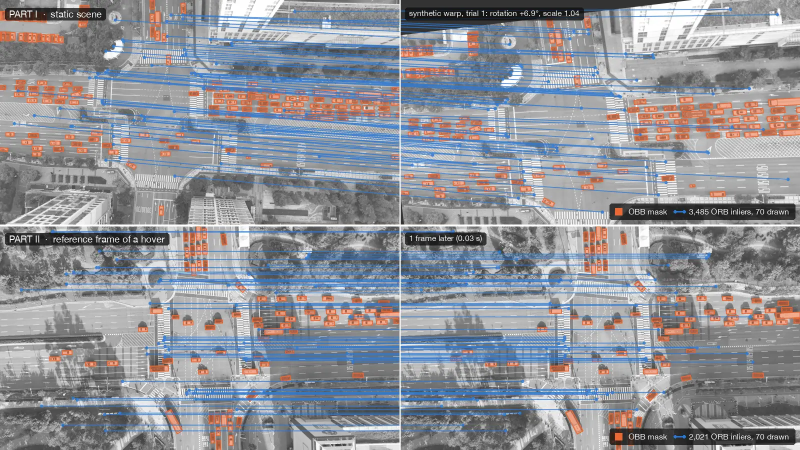
#> input picture assets/benchmark_visualization.webp, 1600 x 900 px (shown at 1/2 size)
$ python -i scene.py   (imports and definitions only)   (older library calls are emulated)
#> lines starting #> are read from the running program, lines starting #| are printed output that depends on the picture
#> further down, picture is the input picture: shape (900, 1600, 3); mean B, G, R 153.5, 146.4, 143.9
#!/usr/bin/env python3
# -*- coding: utf-8 -*-
# Author: Robert Fonod (robert.fonod@ieee.org)

"""
scene.py - Scene descriptors computed from annotations, used to select Part II's cases.

- coverage: fraction of the frame occupied by objects.
- concentration: how unimodal the object orientations are (`regions.motion_axis`).
- texture: corner density of the static background, at a fixed working resolution.
- object_motion / anchored_motion: where the reference frame's objects are in a later frame
  (static, displaced, moving together, gone), found by appearance with the platform's motion removed.

Everything is read from the frames and their boxes; nothing is tracked through the recording.
"""

from __future__ import annotations

from dataclasses import asdict, dataclass
from typing import Any, Dict, Optional, Sequence

import cv2
import numpy as np

from stabilo_benchmark.masking import Labels
from stabilo_benchmark.regions import motion_axis, rasterize_quads

# Texture is computed with the long side resized to this, so frame size does not change it.
TEXTURE_LONG_SIDE = 1920
TEXTURE_QUALITY = 0.01
TEXTURE_MIN_DISTANCE = 8
# Upper bound on detected corners; `minDistance` saturates density well below it.
TEXTURE_MAX_CORNERS = 200_000

# Margin in pixels around each object excluded from the background.
TEXTURE_OBJECT_MARGIN_PX = 8


@dataclass(frozen=True)
class SceneStats:
    """What one frame looks like, in the terms the dominant-structure argument uses."""

    n_objects: int
    coverage: float
    concentration: float
    axis_deg: float
    texture: float

    def to_dict(self) -> Dict[str, Any]:
        return asdict(self)


# [12 lines left out: functions occupancy_mask, coverage, not called in this run]


def background_texture(
    image: np.ndarray,
    labels: Optional[Labels] = None,
    long_side: int = TEXTURE_LONG_SIDE,
    min_distance: int = TEXTURE_MIN_DISTANCE,
) -> float:
    """
    Shi-Tomasi corners per megapixel of background, at a fixed working resolution.

    Objects are excluded with `TEXTURE_OBJECT_MARGIN_PX`. Returns NaN when no background remains.
    """
#> called with long_side = 1920, min_distance = 8
    if image is None or image.size == 0:
        return float('nan')
    height, width = image.shape[:2]
#> height = 900; width = 1600
    scale = min(1.0, float(long_side) / max(width, height))
#> scale = 1
    if scale < 1.0:
        image = cv2.resize(
            image, (max(1, round(width * scale)), max(1, round(height * scale))), interpolation=cv2.INTER_AREA
        )
    gray = cv2.cvtColor(image, cv2.COLOR_BGR2GRAY) if image.ndim == 3 else image
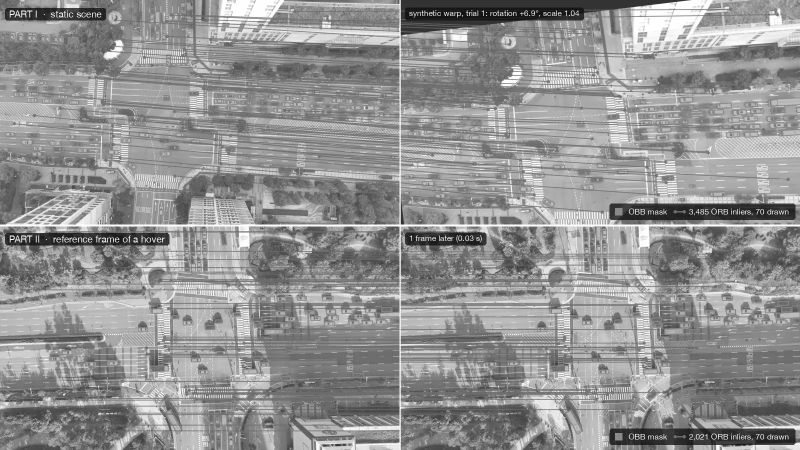
#> gray: shape (900, 1600) (shown at 1/2 size); min 3, max 255, mean 146.5

    search = np.full(gray.shape, 255, dtype=np.uint8)
    if labels is not None and len(labels):
        corners = labels.corners() * scale
        margin = max(1, round(TEXTURE_OBJECT_MARGIN_PX * scale))
        search[rasterize_quads(corners, gray.shape, dilation_px=margin).astype(bool)] = 0

    background_px = int(np.count_nonzero(search))
#> background_px = 1440000
#> search: shape (900, 1600); every value is 255
    if background_px == 0:
        return float('nan')
    found = cv2.goodFeaturesToTrack(
        gray,
        maxCorners=TEXTURE_MAX_CORNERS,
        qualityLevel=TEXTURE_QUALITY,
        minDistance=min_distance,
        mask=search,
    )
    count = 0 if found is None else len(found)
#> count = 7609
    return float(count / (background_px / 1e6))


# --------------------------------------------------------------------------------------
# What a benchmark pair contains: the reference frame's objects, found again in a later frame
# --------------------------------------------------------------------------------------

# Long side at which the platform motion is estimated.
PLATFORM_LONG_SIDE = 960

# Samples along an object's long and short axis when its appearance is compared.
OBJECT_PATCH = (32, 14)

# A reference object and a later object are the same object when each is the other's best match,
# their appearance correlates at least this well, and their box dimensions agree within this ratio.
APPEARANCE_THRESHOLD = 0.5
SIZE_TOLERANCE = 0.3

# A found object is displaced when it moved more than DISPLACED_WIDTHS median object widths, clear of the
# apparent motion of a stationary object (box placement and platform-motion error). Two displaced objects
# move together when their displacements differ by at most COHERENT_WIDTHS median object widths or
# COHERENT_SHARE of the displacement they are compared with, whichever is larger: members of one stream
# drift apart in proportion to how far it moved.
DISPLACED_WIDTHS = 0.1
COHERENT_WIDTHS = 0.1
COHERENT_SHARE = 0.25

FATES = ('static', 'displaced', 'coherent', 'gone')

# Fewest displaced objects, on average over the offsets, for coherence to be defined: with one or two
# displaced objects, any group of them reads as coherent.
MIN_DISPLACED_OBJECTS = 4


# [86 lines left out: functions platform_motion, _background, object_patches, box_dimensions, _areas, not called in this run]


@dataclass(frozen=True)
class ObjectMotion:
    """
    The reference frame's objects found again in a later frame (`object_motion`), one row each.

    `current_centers` are box centers in current-frame pixels (of the matched object; NaN when not
    found) and `displacement` the move in reference coordinates with the platform motion removed.
    `group` marks the largest displaced group that moved together.
    """

    reference_centers: np.ndarray
    current_centers: np.ndarray
    displacement: np.ndarray
    areas: np.ndarray
    found: np.ndarray
    moved: np.ndarray
    group: np.ndarray
    frame_area: float

    # [148 lines left out: functions shift, object_motion, anchored_motion, summarize_fates, describe, not called in this run]

>>> import cv2
>>> picture = cv2.imread('../assets/benchmark_visualization.webp')
>>> result = background_texture(picture)
#> result = 5284
